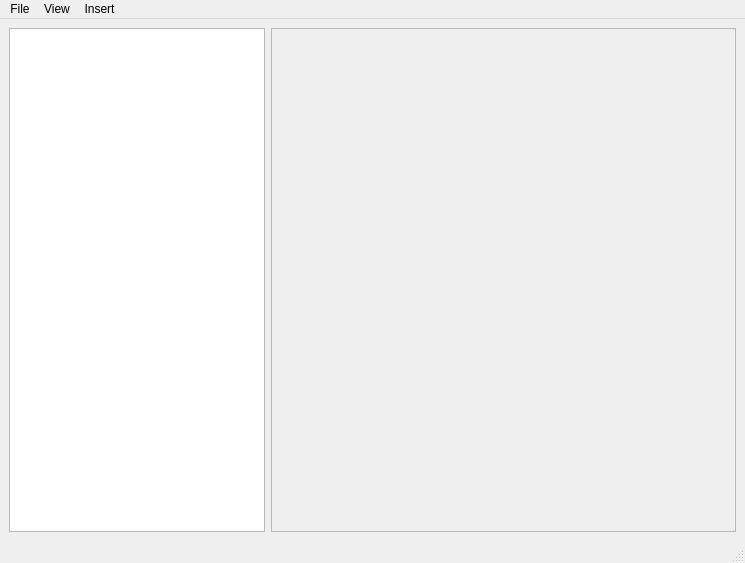
<?xml version="1.0" encoding="UTF-8"?>
<ui version="4.0">
 <class>EditCourseWindow</class>
 <widget class="QMainWindow" name="EditCourseWindow">
  <property name="geometry">
   <rect>
    <x>0</x>
    <y>0</y>
    <width>745</width>
    <height>563</height>
   </rect>
  </property>
  <property name="windowTitle">
   <string>MainWindow</string>
  </property>
  <widget class="QWidget" name="centralwidget">
   <layout class="QHBoxLayout" name="horizontalLayout_2">
    <item>
     <widget class="QTreeView" name="treeView">
      <property name="sizePolicy">
       <sizepolicy hsizetype="Minimum" vsizetype="Preferred">
        <horstretch>0</horstretch>
        <verstretch>0</verstretch>
       </sizepolicy>
      </property>
     </widget>
    </item>
    <item>
     <widget class="QScrollArea" name="scrollArea">
      <property name="widgetResizable">
       <bool>true</bool>
      </property>
      <widget class="QWidget" name="scrollAreaWidgetContents">
       <property name="geometry">
        <rect>
         <x>0</x>
         <y>0</y>
         <width>463</width>
         <height>499</height>
        </rect>
       </property>
      </widget>
     </widget>
    </item>
   </layout>
  </widget>
  <widget class="QMenuBar" name="menubar">
   <property name="geometry">
    <rect>
     <x>0</x>
     <y>0</y>
     <width>745</width>
     <height>22</height>
    </rect>
   </property>
   <widget class="QMenu" name="menuFile">
    <property name="title">
     <string>File</string>
    </property>
   </widget>
   <widget class="QMenu" name="menuView">
    <property name="title">
     <string>View</string>
    </property>
   </widget>
   <widget class="QMenu" name="menuInsert">
    <property name="title">
     <string>Insert</string>
    </property>
   </widget>
   <addaction name="menuFile"/>
   <addaction name="menuView"/>
   <addaction name="menuInsert"/>
  </widget>
  <widget class="QStatusBar" name="statusbar"/>
 </widget>
 <resources/>
 <connections/>
</ui>
